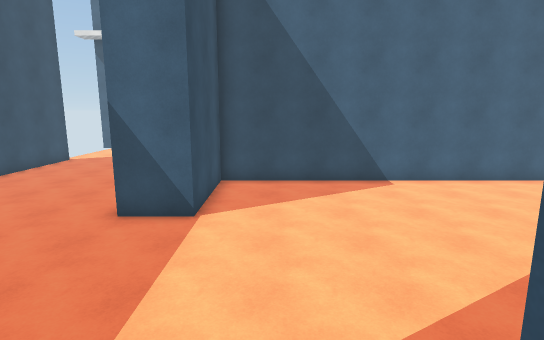
view 1 (above)

24 first-person views from a walk through a 3-D level made in the Unity game engine. The camera is 1.4 m above the floor, tilts 10° down and sees 80° across. The floor is counted in squares, 1 m on a side. Each view is taken from the middle of a square. On the plan, view 1 faces up. The plan holds only what a view shows up to about 15 squares ahead; the rest is blank. The place goes on beyond the plan. The player is left out. Surface patterns are stand-ins for the level's own textures.

view 2
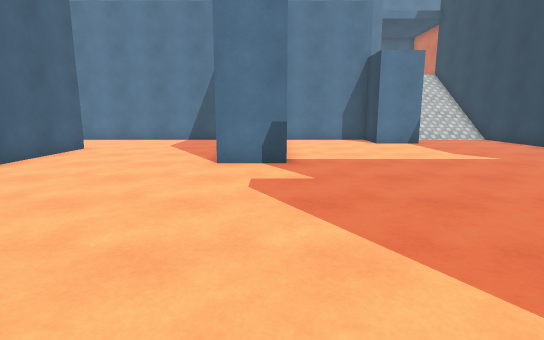

view 3
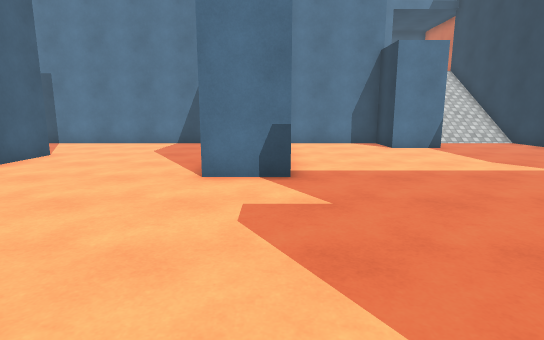

view 4
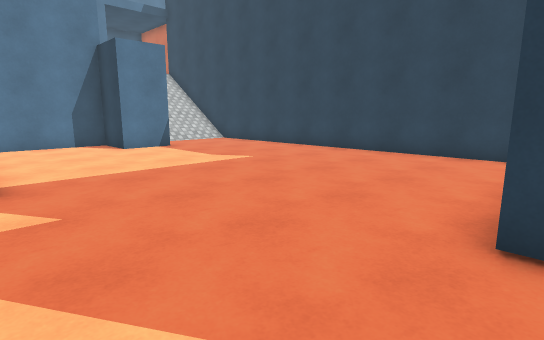

view 5
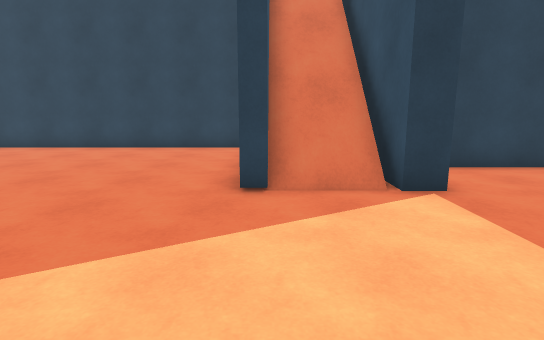

view 6
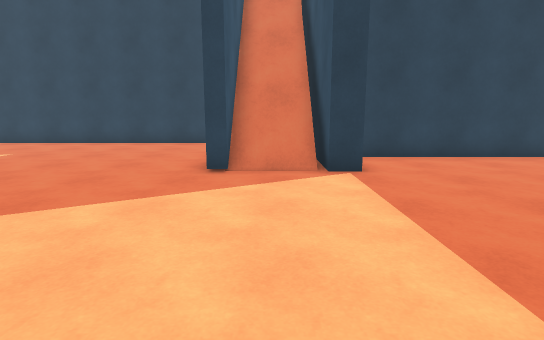

view 7
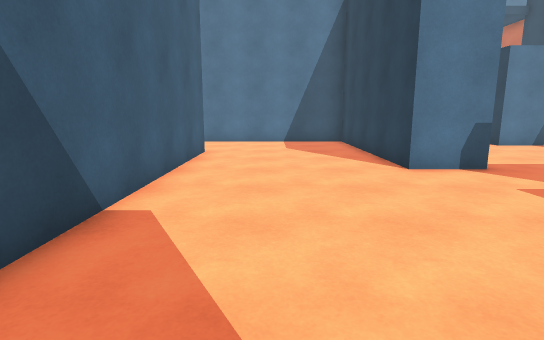

view 8
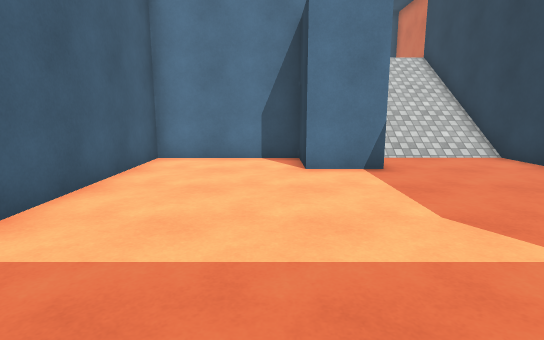

view 9
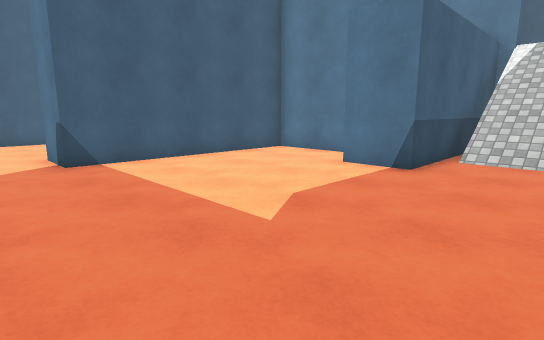

view 10
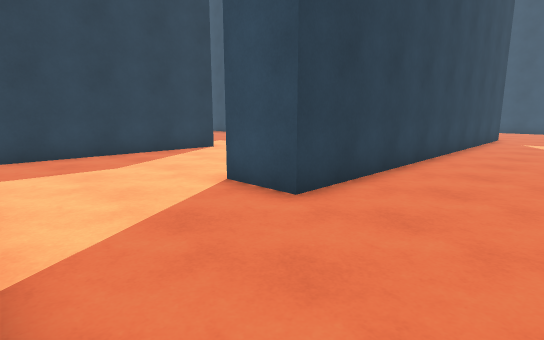

view 11
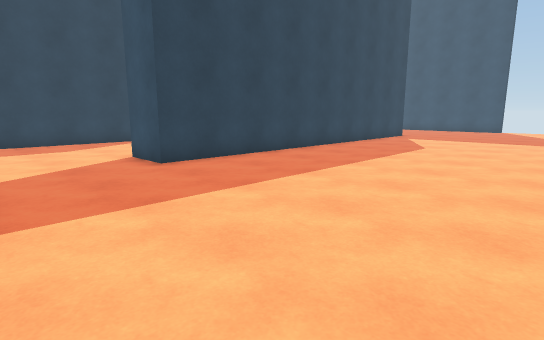

view 12
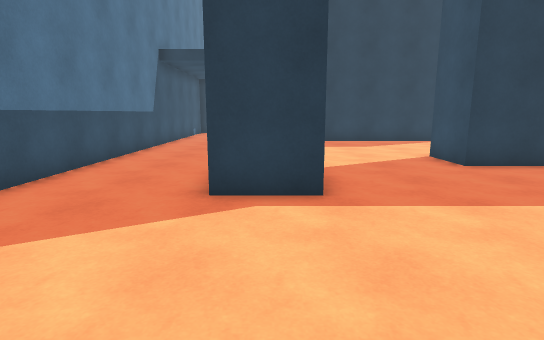

view 13
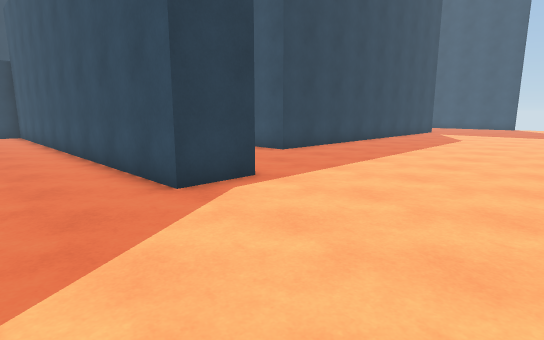

view 14
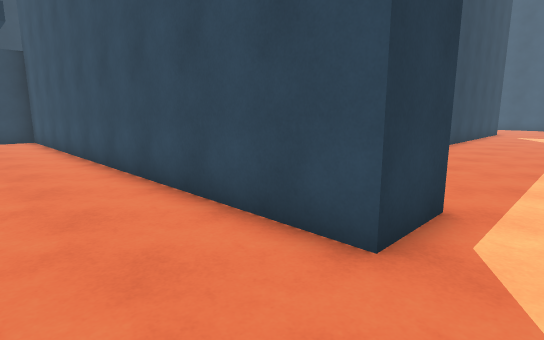

view 15
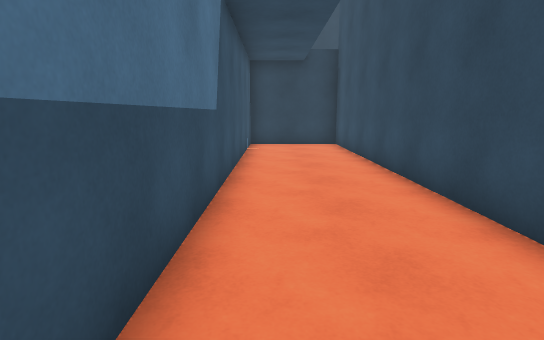

view 16
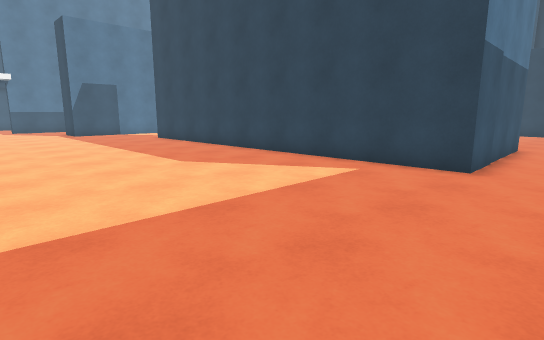

view 17
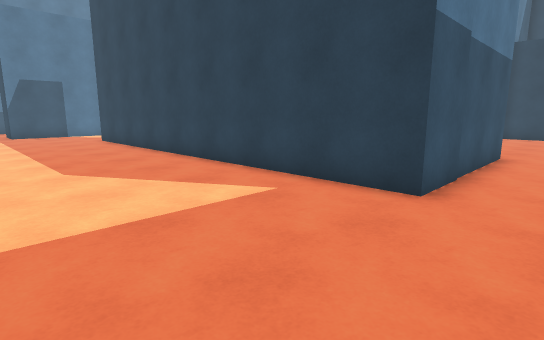

view 18
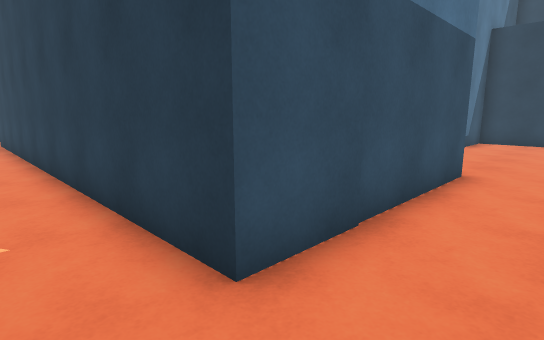

view 19
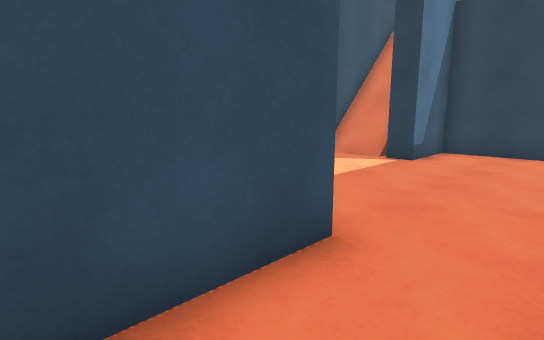

view 20
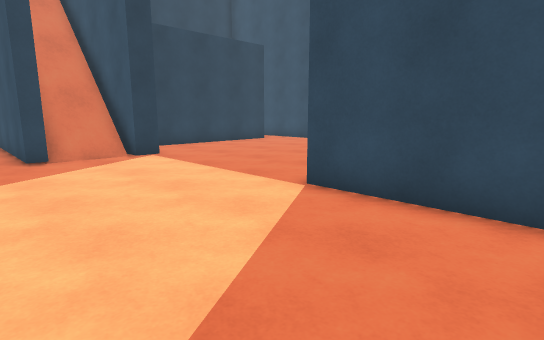

view 21
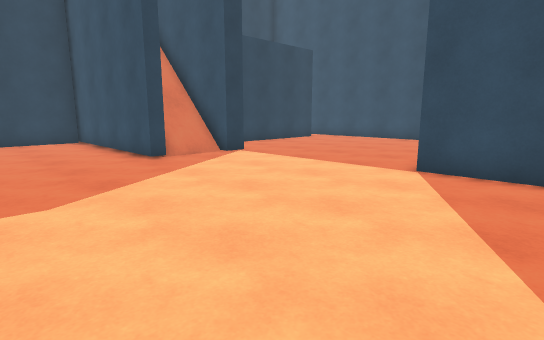

view 22
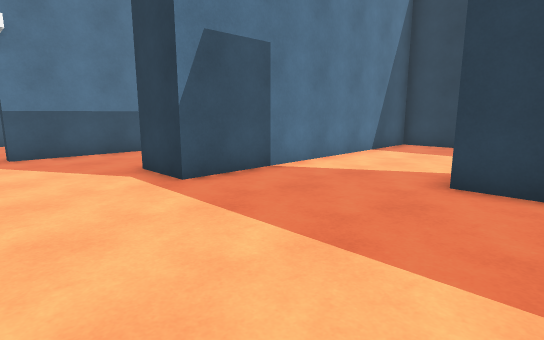

view 23
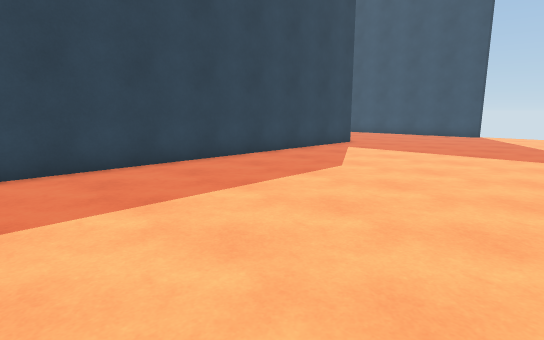

view 24
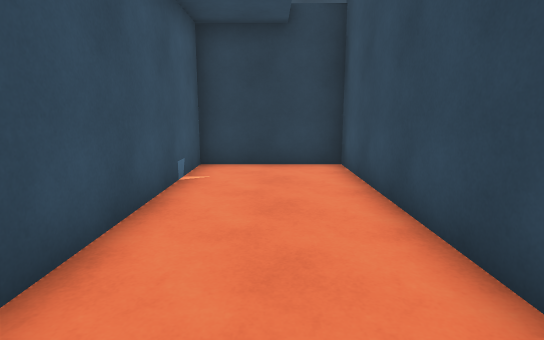

### Floor plan
Key: @ floor where view 1 was taken; # wall or solid block; x gap in a wall; . floor; / step, stairs or slope; ^ raised ledge.
Columns run from 6 left of view 1 to 22 right of it. Each row starts with its distance up from view 1.
 23 / /////   ///// ////////// /
 22  ..........................
 21 ............................
 20 ............................x
 19 ............................#
 18 ............................#
 17 ......................###...#
 16 ......................###...#
 15 ......................###...#
 14 ..#################...###...#
 13 ..#################...###...#
 12 ..###.................###...#
 11 ..###.................###...#
 10 ..###.................###...#
  9 ..###.................###...#
  8 ..###.................###...#
  7 ......................###...#
  6 ..............###########...#
  5 ..............###########...#
  4 ......................###...#
  3 ......................###...#
  2 ......................###...#
  1 ....##/#..............###...#
  0 ....##@#............#########
 -1 ######/#............### ##  #
 -2      #/#............######^^#
 -3      #/#.............../////
 -4      #/#.............../////
 -5       /#...............//////
 -6        ######################

Positions as (right, up) in squares from view 1, and headings:
1: (0, 0), facing up
2: (-1, 5), facing right
3: (1, 5), facing right
4: (1, 5), facing down-right
5: (1, 7), facing down
6: (0, 9), facing down
7: (0, 10), facing right
8: (6, 1), facing right
9: (6, -5), facing up-right
10: (16, 18), facing down-left
11: (16, 23), facing down-left
12: (17, 23), facing down
13: (21, 23), facing down-left
14: (21, 19), facing down-left
15: (21, 15), facing down
16: (-6, 23), facing down-right
17: (-6, 20), facing down-right
18: (-6, 16), facing down-right
19: (-6, 11), facing down-right
20: (3, 12), facing down-left
21: (6, 11), facing down-left
22: (10, 21), facing down-right
23: (10, 23), facing down-left
24: (20, 9), facing down
